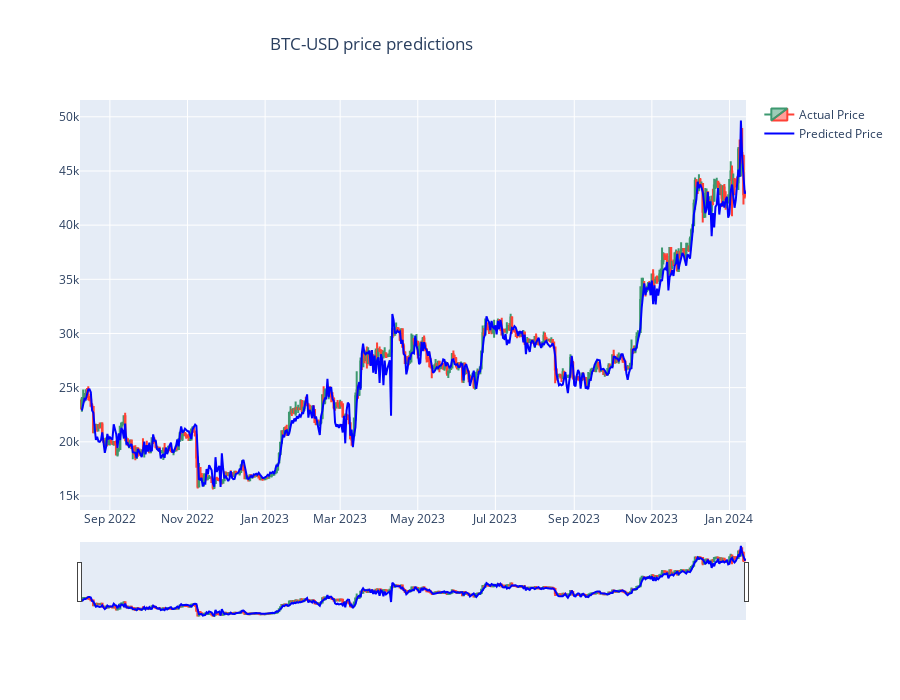

Notebook cell for this chart:
### Code cell
x = val_loader.dataset.X
y = val_loader.dataset.y
ref = val_loader.dataset.initial_price
date = val_loader.dataset.current_date
date = [ d + pd.DateOffset(1) for d in date ]

with torch.no_grad():
    y_hat = model(x)
    
predict_out = np.multiply( (np.array(y_hat)+1).flatten(), ref)


import plotly.graph_objects as go

df = prices_df_val.iloc[220:]

fig = go.Figure(data=[
        go.Candlestick(
            x=df['Date'],
            open=df['Open'],
            high=df['High'],
            low=df['Low'],
            close=df['Close'],
            name='Actual Price'
        ),
        go.Scatter(
            x=date,
            y=predict_out,
            line=dict(color='blue'),
            name='Predicted Price'
            )
    ]).update_layout(title_text=tickers+' price predictions', title_x=0.3, height=700)

fig.show()

### Figure 1 — Plotly figure (JSON) as saved in the notebook; plotly's stock layout.template omitted (floating-point values rounded to 4 significant figures; data arrays with more than 128 entries replaced by an {"elided": "..."} marker saying what was removed)
{"data": [{"close": {"elided": "523 float values"}, "high": {"elided": "523 float values"}, "low": {"elided": "523 float values"}, "name": "Actual Price", "open": {"elided": "523 float values"}, "type": "candlestick", "x": {"elided": "523 str values"}}, {"line": {"color": "blue"}, "name": "Predicted Price", "type": "scatter", "x": {"elided": "523 str values"}, "y": {"elided": "523 float values"}}], "layout": {"height": 700, "title": {"text": "BTC-USD price predictions", "x": 0.3}}}
